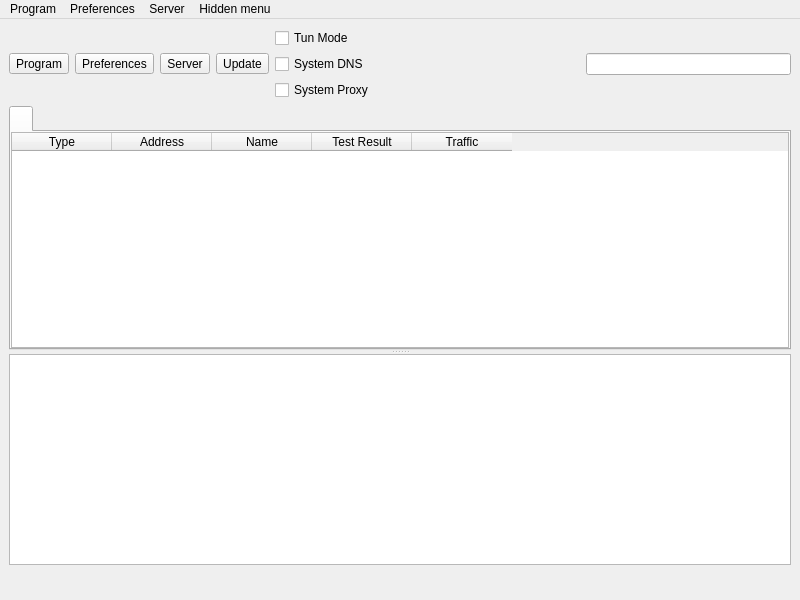
<?xml version="1.0" encoding="UTF-8"?>
<ui version="4.0">
    <class>MainWindow</class>
    <widget class="QMainWindow" name="MainWindow">
        <property name="geometry">
            <rect>
                <x>0</x>
                <y>0</y>
                <width>800</width>
                <height>600</height>
            </rect>
        </property>
        <property name="minimumSize">
            <size>
                <width>800</width>
                <height>600</height>
            </size>
        </property>
        <property name="windowTitle">
            <string notr="true">nya</string>
        </property>
        <widget class="QWidget" name="centralwidget">
            <layout class="QVBoxLayout" name="verticalLayout_3" stretch="0,0,0">
                <item>
                    <layout class="QHBoxLayout" name="horizontalLayout_2">
                        <item>
                            <widget class="QToolButton" name="toolButton_program">
                                <property name="text">
                                    <string>Program</string>
                                </property>
                                <property name="icon">
                                    <iconset theme="b-system-run"/>
                                </property>
                                <property name="iconSize">
                                    <size>
                                        <width>24</width>
                                        <height>24</height>
                                    </size>
                                </property>
                                <property name="popupMode">
                                    <enum>QToolButton::ToolButtonPopupMode::InstantPopup</enum>
                                </property>
                                <property name="toolButtonStyle">
                                    <enum>Qt::ToolButtonStyle::ToolButtonTextUnderIcon</enum>
                                </property>
                            </widget>
                        </item>
                        <item>
                            <widget class="QToolButton" name="toolButton_preferences">
                                <property name="text">
                                    <string>Preferences</string>
                                </property>
                                <property name="icon">
                                    <iconset theme="b-preferences"/>
                                </property>
                                <property name="iconSize">
                                    <size>
                                        <width>24</width>
                                        <height>24</height>
                                    </size>
                                </property>
                                <property name="popupMode">
                                    <enum>QToolButton::ToolButtonPopupMode::InstantPopup</enum>
                                </property>
                                <property name="toolButtonStyle">
                                    <enum>Qt::ToolButtonStyle::ToolButtonTextUnderIcon</enum>
                                </property>
                            </widget>
                        </item>
                        <item>
                            <widget class="QToolButton" name="toolButton_server">
                                <property name="text">
                                    <string>Server</string>
                                </property>
                                <property name="icon">
                                    <iconset theme="b-network-server"/>
                                </property>
                                <property name="iconSize">
                                    <size>
                                        <width>24</width>
                                        <height>24</height>
                                    </size>
                                </property>
                                <property name="popupMode">
                                    <enum>QToolButton::ToolButtonPopupMode::InstantPopup</enum>
                                </property>
                                <property name="toolButtonStyle">
                                    <enum>Qt::ToolButtonStyle::ToolButtonTextUnderIcon</enum>
                                </property>
                            </widget>
                        </item>
                        <item>
                            <widget class="QToolButton" name="toolButton_update">
                                <property name="text">
                                    <string>Update</string>
                                </property>
                                <property name="icon">
                                    <iconset theme="b-system-software-update"/>
                                </property>
                                <property name="iconSize">
                                    <size>
                                        <width>24</width>
                                        <height>24</height>
                                    </size>
                                </property>
                                <property name="popupMode">
                                    <enum>QToolButton::ToolButtonPopupMode::InstantPopup</enum>
                                </property>
                                <property name="toolButtonStyle">
                                    <enum>Qt::ToolButtonStyle::ToolButtonTextUnderIcon</enum>
                                </property>
                            </widget>
                        </item>
                        <item>
                            <layout class="QVBoxLayout" name="verticalLayout_4">
                                <item>
                                    <widget class="QCheckBox" name="checkBox_VPN">
                                        <property name="sizePolicy">
                                            <sizepolicy hsizetype="Minimum" vsizetype="Minimum">
                                                <horstretch>0</horstretch>
                                                <verstretch>0</verstretch>
                                            </sizepolicy>
                                        </property>
                                        <property name="text">
                                            <string>Tun Mode</string>
                                        </property>
                                    </widget>
                                </item>
                                <item>
                                    <widget class="QCheckBox" name="system_dns">
                                        <property name="text">
                                            <string>System DNS</string>
                                        </property>
                                    </widget>
                                </item>
                                <item>
                                    <widget class="QCheckBox" name="checkBox_SystemProxy">
                                        <property name="text">
                                            <string>System Proxy</string>
                                        </property>
                                    </widget>
                                </item>
                            </layout>
                        </item>
                        <item>
                            <spacer name="horizontalSpacer">
                                <property name="orientation">
                                    <enum>Qt::Orientation::Horizontal</enum>
                                </property>
                                <property name="sizeHint" stdset="0">
                                    <size>
                                        <width>40</width>
                                        <height>20</height>
                                    </size>
                                </property>
                            </spacer>
                        </item>
                        <item>
                            <widget class="QLineEdit" name="search">
                                <property name="clearButtonEnabled">
                                    <bool>true</bool>
                                </property>
                            </widget>
                        </item>
                    </layout>
                </item>
                <item>
                    <widget class="QSplitter" name="splitter">
                        <property name="orientation">
                            <enum>Qt::Orientation::Vertical</enum>
                        </property>
                        <widget class="QTabWidget" name="tabWidget">
                            <property name="currentIndex">
                                <number>0</number>
                            </property>
                            <property name="movable">
                                <bool>true</bool>
                            </property>
                            <widget class="QWidget" name="widget1">
                                <attribute name="title">
                                    <string/>
                                </attribute>
                                <layout class="QGridLayout" name="gridLayout_2">
                                    <property name="leftMargin">
                                        <number>0</number>
                                    </property>
                                    <property name="topMargin">
                                        <number>0</number>
                                    </property>
                                    <property name="rightMargin">
                                        <number>0</number>
                                    </property>
                                    <property name="bottomMargin">
                                        <number>0</number>
                                    </property>
                                    <property name="spacing">
                                        <number>0</number>
                                    </property>
                                    <item row="0" column="0">
                                        <widget class="MyTableWidget" name="proxyListTable">
                                            <property name="contextMenuPolicy">
                                                <enum>Qt::ContextMenuPolicy::CustomContextMenu</enum>
                                            </property>
                                            <property name="editTriggers">
                                                <set>QAbstractItemView::EditTrigger::NoEditTriggers</set>
                                            </property>
                                            <property name="alternatingRowColors">
                                                <bool>true</bool>
                                            </property>
                                            <property name="selectionBehavior">
                                                <enum>QAbstractItemView::SelectionBehavior::SelectRows</enum>
                                            </property>
                                            <property name="horizontalScrollMode">
                                                <enum>QAbstractItemView::ScrollMode::ScrollPerPixel</enum>
                                            </property>
                                            <property name="wordWrap">
                                                <bool>false</bool>
                                            </property>
                                            <attribute name="horizontalHeaderMinimumSectionSize">
                                                <number>16</number>
                                            </attribute>
                                            <attribute name="horizontalHeaderHighlightSections">
                                                <bool>false</bool>
                                            </attribute>
                                            <attribute name="horizontalHeaderShowSortIndicator" stdset="0">
                                                <bool>false</bool>
                                            </attribute>
                                            <attribute name="verticalHeaderDefaultSectionSize">
                                                <number>30</number>
                                            </attribute>
                                            <column>
                                                <property name="text">
                                                    <string>Type</string>
                                                </property>
                                            </column>
                                            <column>
                                                <property name="text">
                                                    <string>Address</string>
                                                </property>
                                            </column>
                                            <column>
                                                <property name="text">
                                                    <string>Name</string>
                                                </property>
                                            </column>
                                            <column>
                                                <property name="text">
                                                    <string>Test Result</string>
                                                </property>
                                            </column>
                                            <column>
                                                <property name="text">
                                                    <string>Traffic</string>
                                                </property>
                                            </column>
                                        </widget>
                                    </item>
                                </layout>
                            </widget>
                        </widget>
                        <widget class="QWidget" name="aaaaaaaaaaaaaaaaaa">
                            <layout class="QVBoxLayout" name="aaaaaaaaaaaa" stretch="0">
                                <item>
                                    <widget class="QWidget" name="down_tab" native="true">
                                        <layout class="QVBoxLayout" name="verticalLayout">
                                            <property name="spacing">
                                                <number>0</number>
                                            </property>
                                            <property name="leftMargin">
                                                <number>0</number>
                                            </property>
                                            <property name="topMargin">
                                                <number>0</number>
                                            </property>
                                            <property name="rightMargin">
                                                <number>0</number>
                                            </property>
                                            <property name="bottomMargin">
                                                <number>0</number>
                                            </property>
                                            <item>
                                                <widget class="QTextBrowser" name="masterLogBrowser">
                                                    <property name="contextMenuPolicy">
                                                        <enum>Qt::ContextMenuPolicy::CustomContextMenu</enum>
                                                    </property>
                                                    <property name="openLinks">
                                                        <bool>false</bool>
                                                    </property>
                                                </widget>
                                            </item>
                                        </layout>
                                    </widget>
                                </item>
                            </layout>
                        </widget>
                    </widget>
                </item>
                <item>
                    <layout class="QHBoxLayout" name="horizontalLayout">
                        <item>
                            <widget class="QLabel" name="label_running">
                                <property name="text">
                                    <string/>
                                </property>
                            </widget>
                        </item>
                        <item>
                            <spacer name="horizontalSpacer_2">
                                <property name="orientation">
                                    <enum>Qt::Orientation::Horizontal</enum>
                                </property>
                                <property name="sizeType">
                                    <enum>QSizePolicy::Policy::Maximum</enum>
                                </property>
                                <property name="sizeHint" stdset="0">
                                    <size>
                                        <width>0</width>
                                        <height>20</height>
                                    </size>
                                </property>
                            </spacer>
                        </item>
                        <item>
                            <widget class="QLabel" name="label_inbound">
                                <property name="text">
                                    <string/>
                                </property>
                            </widget>
                        </item>
                        <item>
                            <widget class="QLabel" name="label_speed">
                                <property name="text">
                                    <string/>
                                </property>
                            </widget>
                        </item>
                    </layout>
                </item>
            </layout>
        </widget>
        <widget class="QMenuBar" name="menubar">
            <property name="geometry">
                <rect>
                    <x>0</x>
                    <y>0</y>
                    <width>800</width>
                    <height>17</height>
                </rect>
            </property>
            <widget class="QMenu" name="menu_program">
                <property name="title">
                    <string>Program</string>
                </property>
                <widget class="QMenu" name="menu_spmode">
                    <property name="title">
                        <string>System Proxy</string>
                    </property>
                    <addaction name="menu_spmode_system_proxy"/>
                    <addaction name="menu_spmode_vpn"/>
                    <addaction name="menu_spmode_disabled"/>
                </widget>
                <widget class="QMenu" name="menu_program_preference">
                    <property name="title">
                        <string>Preferences</string>
                    </property>
                    <addaction name="actionfake"/>
                </widget>
                <widget class="QMenu" name="menuActive_Server">
                    <property name="title">
                        <string>Active Server</string>
                    </property>
                    <addaction name="actionfake_2"/>
                </widget>
                <addaction name="actionShow_window"/>
                <addaction name="menu_add_from_clipboard2"/>
                <addaction name="menu_scan_qr"/>
                <addaction name="separator"/>
                <addaction name="actionStart_with_system"/>
                <addaction name="actionRemember_last_proxy"/>
                <addaction name="actionAllow_LAN"/>
                <addaction name="menuActive_Server"/>
                <addaction name="menu_spmode"/>
                <addaction name="menu_program_preference"/>
                <addaction name="separator"/>
                <addaction name="actionRestart_Proxy"/>
                <addaction name="actionRestart_Program"/>
                <addaction name="menu_exit"/>
            </widget>
            <widget class="QMenu" name="menu_preferences">
                <property name="title">
                    <string>Preferences</string>
                </property>
                <addaction name="menu_manage_groups"/>
                <addaction name="menu_basic_settings"/>
                <addaction name="menu_routing_settings"/>
                <addaction name="menu_vpn_settings"/>
                <addaction name="menu_hotkey_settings"/>
                <addaction name="menu_open_config_folder"/>
            </widget>
            <widget class="QMenu" name="menu_server">
                <property name="title">
                    <string>Server</string>
                </property>
                <widget class="QMenu" name="menu_share_item">
                    <property name="title">
                        <string>Share</string>
                    </property>
                    <addaction name="menu_qr"/>
                    <addaction name="menu_export_config"/>
                    <addaction name="separator"/>
                    <addaction name="menu_copy_links"/>
                    <addaction name="menu_copy_links_nkr"/>
                </widget>
                <addaction name="menu_add_from_input"/>
                <addaction name="menu_add_from_clipboard"/>
                <addaction name="separator"/>
                <addaction name="menu_start"/>
                <addaction name="menu_stop"/>
                <addaction name="separator"/>
                <addaction name="menu_select_all"/>
                <addaction name="menu_clone"/>
                <addaction name="menu_reset_traffic"/>
                <addaction name="menu_delete"/>
                <addaction name="menu_share_item"/>
                <addaction name="separator"/>
                <addaction name="actionUrl_Test_Selected"/>
                <addaction name="menu_resolve_selected"/>
            </widget>
            <widget class="QMenu" name="menuHidden_menu">
                <property name="title">
                    <string>Hidden menu</string>
                </property>
                <addaction name="menu_update_subscription"/>
                <addaction name="menu_resolve_domain"/>
                <addaction name="menu_remove_invalid"/>
                <addaction name="actionUrl_Test_Group"/>
                <addaction name="menu_remove_unavailable"/>
                <addaction name="menu_clear_test_result"/>
                <addaction name="menu_delete_repeat"/>
            </widget>
            <addaction name="menu_program"/>
            <addaction name="menu_preferences"/>
            <addaction name="menu_server"/>
            <addaction name="menuHidden_menu"/>
        </widget>
        <action name="menu_exit">
            <property name="text">
                <string>Exit</string>
            </property>
        </action>
        <action name="actionShow_window">
            <property name="text">
                <string>Show Window</string>
            </property>
        </action>
        <action name="menu_basic_settings">
            <property name="text">
                <string>Basic Settings</string>
            </property>
        </action>
        <action name="menu_add_from_input">
            <property name="text">
                <string>New profile</string>
            </property>
        </action>
        <action name="menu_manage_groups">
            <property name="text">
                <string>Groups</string>
            </property>
        </action>
        <action name="menu_start">
            <property name="text">
                <string>Start</string>
            </property>
            <property name="shortcut">
                <string notr="true">Return</string>
            </property>
        </action>
        <action name="menu_stop">
            <property name="text">
                <string>Stop</string>
            </property>
            <property name="shortcut">
                <string notr="true">Ctrl+S</string>
            </property>
        </action>
        <action name="menu_routing_settings">
            <property name="text">
                <string>Routing Settings</string>
            </property>
        </action>
        <action name="menu_add_from_clipboard">
            <property name="text">
                <string>Add profile from clipboard</string>
            </property>
            <property name="shortcut">
                <string notr="true">Ctrl+V</string>
            </property>
        </action>
        <action name="menu_delete">
            <property name="text">
                <string>Delete</string>
            </property>
            <property name="shortcut">
                <string notr="true">Del</string>
            </property>
        </action>
        <action name="menu_add_from_clipboard2">
            <property name="text">
                <string>Add profile from clipboard</string>
            </property>
        </action>
        <action name="menu_profile_debug_info">
            <property name="text">
                <string>Debug Info</string>
            </property>
        </action>
        <action name="menu_qr">
            <property name="text">
                <string>QR Code and link</string>
            </property>
            <property name="shortcut">
                <string notr="true">Ctrl+Q</string>
            </property>
        </action>
        <action name="menu_copy_link">
            <property name="text">
                <string>Copy Link</string>
            </property>
        </action>
        <action name="menu_tcp_ping">
            <property name="text">
                <string notr="true">Tcp Ping</string>
            </property>
            <property name="shortcut">
                <string notr="true">Ctrl+Shift+T</string>
            </property>
        </action>
        <action name="menu_url_test">
            <property name="text">
                <string notr="true">Url Test</string>
            </property>
            <property name="shortcut">
                <string notr="true">Ctrl+Shift+U</string>
            </property>
        </action>
        <action name="menu_clear_test_result">
            <property name="text">
                <string>Clear Test Result</string>
            </property>
            <property name="shortcut">
                <string notr="true">Ctrl+Shift+C</string>
            </property>
        </action>
        <action name="menu_export_config">
            <property name="text">
                <string>Export %1 config</string>
            </property>
            <property name="shortcut">
                <string notr="true">Ctrl+E</string>
            </property>
        </action>
        <action name="menu_reset_traffic">
            <property name="text">
                <string>Reset Traffic</string>
            </property>
            <property name="shortcut">
                <string notr="true">Ctrl+R</string>
            </property>
        </action>
        <action name="menu_scan_qr">
            <property name="text">
                <string>Scan QR Code</string>
            </property>
        </action>
        <action name="menu_spmode_system_proxy">
            <property name="checkable">
                <bool>true</bool>
            </property>
            <property name="text">
                <string>Enable System Proxy</string>
            </property>
        </action>
        <action name="menu_spmode_disabled">
            <property name="checkable">
                <bool>true</bool>
            </property>
            <property name="text">
                <string>Disable</string>
            </property>
        </action>
        <action name="menu_delete_repeat">
            <property name="text">
                <string>Remove Duplicates</string>
            </property>
            <property name="shortcut">
                <string notr="true">Ctrl+Shift+D</string>
            </property>
        </action>
        <action name="actionfake">
            <property name="text">
                <string>fake</string>
            </property>
            <property name="visible">
                <bool>false</bool>
            </property>
        </action>
        <action name="menu_move">
            <property name="text">
                <string>Move</string>
            </property>
            <property name="shortcut">
                <string notr="true">Ctrl+M</string>
            </property>
        </action>
        <action name="actionStart_with_system">
            <property name="checkable">
                <bool>true</bool>
            </property>
            <property name="text">
                <string>Start with system</string>
            </property>
        </action>
        <action name="actionRemember_last_proxy">
            <property name="checkable">
                <bool>true</bool>
            </property>
            <property name="text">
                <string>Remember last profile</string>
            </property>
        </action>
        <action name="actionAllow_LAN">
            <property name="checkable">
                <bool>true</bool>
            </property>
            <property name="text">
                <string>Allow other devices to connect</string>
            </property>
        </action>
        <action name="menu_remove_unavailable">
            <property name="text">
                <string>Remove Unavailable</string>
            </property>
            <property name="shortcut">
                <string notr="true">Ctrl+Shift+R</string>
            </property>
        </action>
        <action name="menu_full_test">
            <property name="text">
                <string>Full Test</string>
            </property>
            <property name="shortcut">
                <string notr="true">Ctrl+Shift+F</string>
            </property>
        </action>
        <action name="menu_hotkey_settings">
            <property name="text">
                <string>Hotkey Settings</string>
            </property>
        </action>
        <action name="menu_select_all">
            <property name="text">
                <string>Select All</string>
            </property>
            <property name="shortcut">
                <string notr="true">Ctrl+A</string>
            </property>
        </action>
        <action name="menu_copy_links_nkr">
            <property name="text">
                <string>Copy links of selected (Neko Links)</string>
            </property>
            <property name="shortcut">
                <string notr="true">Ctrl+Alt+C</string>
            </property>
        </action>
        <action name="actionfake_2">
            <property name="text">
                <string>fake</string>
            </property>
            <property name="visible">
                <bool>false</bool>
            </property>
        </action>
        <action name="actionfake_3">
            <property name="text">
                <string>fake</string>
            </property>
            <property name="visible">
                <bool>false</bool>
            </property>
        </action>
        <action name="menu_copy_links">
            <property name="text">
                <string>Copy links of selected</string>
            </property>
            <property name="shortcut">
                <string notr="true">Ctrl+C</string>
            </property>
        </action>
        <action name="menu_spmode_vpn">
            <property name="checkable">
                <bool>true</bool>
            </property>
            <property name="text">
                <string>Enable Tun</string>
            </property>
        </action>
        <action name="menu_clone">
            <property name="text">
                <string>Clone</string>
            </property>
            <property name="shortcut">
                <string notr="true">Ctrl+D</string>
            </property>
        </action>
        <action name="menu_update_subscription">
            <property name="text">
                <string>Update subscription</string>
            </property>
            <property name="shortcut">
                <string notr="true">Ctrl+U</string>
            </property>
            <property name="visible">
                <bool>true</bool>
            </property>
        </action>
        <action name="menu_resolve_domain">
            <property name="text">
                <string>Resolve domain</string>
            </property>
            <property name="shortcut">
                <string notr="true">Ctrl+Shift+I</string>
            </property>
        </action>
        <action name="menu_vpn_settings">
            <property name="text">
                <string>Tun Settings</string>
            </property>
        </action>
        <action name="actionRestart_Program">
            <property name="text">
                <string>Restart Program</string>
            </property>
        </action>
        <action name="menu_open_config_folder">
            <property name="text">
                <string>Open Config Folder</string>
            </property>
        </action>
        <action name="actionfake_4">
            <property name="text">
                <string notr="true">fake</string>
            </property>
            <property name="visible">
                <bool>false</bool>
            </property>
        </action>
        <action name="actionfake_5">
            <property name="text">
                <string notr="true">fake</string>
            </property>
            <property name="visible">
                <bool>false</bool>
            </property>
        </action>
        <action name="actionRestart_Proxy">
            <property name="text">
                <string>Restart Proxy</string>
            </property>
        </action>
        <action name="menu_stop_testing">
            <property name="text">
                <string>Stop Testing</string>
            </property>
        </action>
        <action name="actionUrl_Test_Selected">
            <property name="text">
                <string>Url Test Selected</string>
            </property>
            <property name="shortcut">
                <string>Ctrl+Shift+S</string>
            </property>
            <property name="visible">
                <bool>true</bool>
            </property>
        </action>
        <action name="actionUrl_Test_Group">
            <property name="enabled">
                <bool>true</bool>
            </property>
            <property name="text">
                <string>Url Test Group</string>
            </property>
            <property name="shortcut">
                <string>Ctrl+Shift+G</string>
            </property>
            <property name="visible">
                <bool>true</bool>
            </property>
        </action>
        <action name="menu_resolve_selected">
            <property name="text">
                <string>Resolve Selected Domain</string>
            </property>
            <property name="visible">
                <bool>true</bool>
            </property>
        </action>
        <action name="menu_remove_invalid">
            <property name="text">
                <string>Remove Invalid</string>
            </property>
            <property name="shortcut">
                <string>Ctrl+Alt+I</string>
            </property>
            <property name="menuRole">
                <enum>QAction::MenuRole::TextHeuristicRole</enum>
            </property>
        </action>
    </widget>
    <customwidgets>
        <customwidget>
            <class>MyTableWidget</class>
            <extends>QTableWidget</extends>
            <header>ui/widget/MyTableWidget.h</header>
        </customwidget>
    </customwidgets>
    <resources/>
    <connections/>
</ui>
